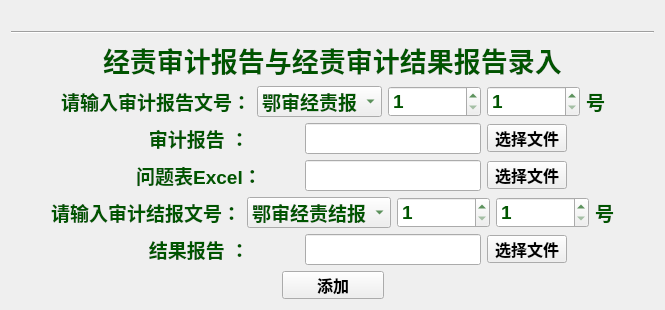
            <widget class="QWidget" name="widget_7" native="true">
             <layout class="QGridLayout" name="gridLayout_16">
              <item row="10" column="0">
               <layout class="QHBoxLayout" name="horizontalLayout_22">
                <item>
                 <spacer name="horizontalSpacer_23">
                  <property name="orientation">
                   <enum>Qt::Horizontal</enum>
                  </property>
                  <property name="sizeHint" stdset="0">
                   <size>
                    <width>40</width>
                    <height>20</height>
                   </size>
                  </property>
                 </spacer>
                </item>
                <item>
                 <widget class="QPushButton" name="pushButton_add_sjbg">
                  <property name="minimumSize">
                   <size>
                    <width>102</width>
                    <height>28</height>
                   </size>
                  </property>
                  <property name="maximumSize">
                   <size>
                    <width>16777215</width>
                    <height>28</height>
                   </size>
                  </property>
                  <property name="font">
                   <font>
                    <family>Agency FB</family>
                    <pointsize>12</pointsize>
                    <weight>75</weight>
                    <bold>true</bold>
                   </font>
                  </property>
                  <property name="focusPolicy">
                   <enum>Qt::ClickFocus</enum>
                  </property>
                  <property name="text">
                   <string>添加</string>
                  </property>
                 </widget>
                </item>
                <item>
                 <spacer name="horizontalSpacer_24">
                  <property name="orientation">
                   <enum>Qt::Horizontal</enum>
                  </property>
                  <property name="sizeHint" stdset="0">
                   <size>
                    <width>40</width>
                    <height>20</height>
                   </size>
                  </property>
                 </spacer>
                </item>
               </layout>
              </item>
              <item row="1" column="0">
               <widget class="Line" name="line_15">
                <property name="orientation">
                 <enum>Qt::Horizontal</enum>
                </property>
               </widget>
              </item>
              <item row="4" column="0">
               <layout class="QHBoxLayout" name="horizontalLayout_40">
                <item>
                 <spacer name="horizontalSpacer_45">
                  <property name="orientation">
                   <enum>Qt::Horizontal</enum>
                  </property>
                  <property name="sizeHint" stdset="0">
                   <size>
                    <width>40</width>
                    <height>20</height>
                   </size>
                  </property>
                 </spacer>
                </item>
                <item>
                 <widget class="QLabel" name="label_82">
                  <property name="minimumSize">
                   <size>
                    <width>200</width>
                    <height>0</height>
                   </size>
                  </property>
                  <property name="styleSheet">
                   <string notr="true">color: rgb(0, 85, 0);</string>
                  </property>
                  <property name="text">
                   <string>&lt;html&gt;&lt;head/&gt;&lt;body&gt;&lt;p&gt;&lt;span style=&quot; font-size:14pt; font-weight:600;&quot;&gt;审计报告 ：&lt;/span&gt;&lt;/p&gt;&lt;/body&gt;&lt;/html&gt;</string>
                  </property>
                  <property name="alignment">
                   <set>Qt::AlignCenter</set>
                  </property>
                 </widget>
                </item>
                <item>
                 <widget class="QLineEdit" name="lineEdit_file_sjbg">
                  <property name="font">
                   <font>
                    <pointsize>14</pointsize>
                   </font>
                  </property>
                 </widget>
                </item>
                <item>
                 <widget class="QPushButton" name="pushButton_choose_sjbg">
                  <property name="maximumSize">
                   <size>
                    <width>16777215</width>
                    <height>28</height>
                   </size>
                  </property>
                  <property name="font">
                   <font>
                    <family>Agency FB</family>
                    <pointsize>12</pointsize>
                    <weight>75</weight>
                    <bold>true</bold>
                   </font>
                  </property>
                  <property name="focusPolicy">
                   <enum>Qt::ClickFocus</enum>
                  </property>
                  <property name="text">
                   <string>选择文件</string>
                  </property>
                 </widget>
                </item>
                <item>
                 <spacer name="horizontalSpacer_39">
                  <property name="orientation">
                   <enum>Qt::Horizontal</enum>
                  </property>
                  <property name="sizeHint" stdset="0">
                   <size>
                    <width>40</width>
                    <height>20</height>
                   </size>
                  </property>
                 </spacer>
                </item>
               </layout>
              </item>
              <item row="7" column="0">
               <layout class="QHBoxLayout" name="horizontalLayout_41">
                <item>
                 <spacer name="horizontalSpacer_46">
                  <property name="orientation">
                   <enum>Qt::Horizontal</enum>
                  </property>
                  <property name="sizeHint" stdset="0">
                   <size>
                    <width>40</width>
                    <height>20</height>
                   </size>
                  </property>
                 </spacer>
                </item>
                <item>
                 <widget class="QLabel" name="label_83">
                  <property name="minimumSize">
                   <size>
                    <width>200</width>
                    <height>0</height>
                   </size>
                  </property>
                  <property name="styleSheet">
                   <string notr="true">color: rgb(0, 85, 0);</string>
                  </property>
                  <property name="text">
                   <string>&lt;html&gt;&lt;head/&gt;&lt;body&gt;&lt;p&gt;&lt;span style=&quot; font-size:14pt; font-weight:600;&quot;&gt;结果报告 ：&lt;/span&gt;&lt;/p&gt;&lt;/body&gt;&lt;/html&gt;</string>
                  </property>
                  <property name="alignment">
                   <set>Qt::AlignCenter</set>
                  </property>
                 </widget>
                </item>
                <item>
                 <widget class="QLineEdit" name="lineEdit_file_sjjg">
                  <property name="font">
                   <font>
                    <pointsize>14</pointsize>
                   </font>
                  </property>
                 </widget>
                </item>
                <item>
                 <widget class="QPushButton" name="pushButton_choose_sjjg">
                  <property name="maximumSize">
                   <size>
                    <width>16777215</width>
                    <height>28</height>
                   </size>
                  </property>
                  <property name="font">
                   <font>
                    <family>Agency FB</family>
                    <pointsize>12</pointsize>
                    <weight>75</weight>
                    <bold>true</bold>
                   </font>
                  </property>
                  <property name="focusPolicy">
                   <enum>Qt::ClickFocus</enum>
                  </property>
                  <property name="text">
                   <string>选择文件</string>
                  </property>
                 </widget>
                </item>
                <item>
                 <spacer name="horizontalSpacer_40">
                  <property name="orientation">
                   <enum>Qt::Horizontal</enum>
                  </property>
                  <property name="sizeHint" stdset="0">
                   <size>
                    <width>40</width>
                    <height>20</height>
                   </size>
                  </property>
                 </spacer>
                </item>
               </layout>
              </item>
              <item row="2" column="0">
               <layout class="QHBoxLayout" name="horizontalLayout_36">
                <item>
                 <spacer name="horizontalSpacer_31">
                  <property name="orientation">
                   <enum>Qt::Horizontal</enum>
                  </property>
                  <property name="sizeHint" stdset="0">
                   <size>
                    <width>40</width>
                    <height>20</height>
                   </size>
                  </property>
                 </spacer>
                </item>
                <item>
                 <widget class="QLabel" name="label_79">
                  <property name="font">
                   <font>
                    <family>Agency FB</family>
                    <pointsize>20</pointsize>
                    <weight>75</weight>
                    <bold>true</bold>
                   </font>
                  </property>
                  <property name="styleSheet">
                   <string notr="true">color: rgb(0, 85, 0);</string>
                  </property>
                  <property name="text">
                   <string>经责审计报告与经责审计结果报告录入</string>
                  </property>
                 </widget>
                </item>
                <item>
                 <spacer name="horizontalSpacer_32">
                  <property name="orientation">
                   <enum>Qt::Horizontal</enum>
                  </property>
                  <property name="sizeHint" stdset="0">
                   <size>
                    <width>40</width>
                    <height>20</height>
                   </size>
                  </property>
                 </spacer>
                </item>
               </layout>
              </item>
              <item row="6" column="0">
               <layout class="QHBoxLayout" name="horizontalLayout_42">
                <item>
                 <spacer name="horizontalSpacer_47">
                  <property name="orientation">
                   <enum>Qt::Horizontal</enum>
                  </property>
                  <property name="sizeHint" stdset="0">
                   <size>
                    <width>40</width>
                    <height>20</height>
                   </size>
                  </property>
                 </spacer>
                </item>
                <item>
                 <widget class="QLabel" name="label_88">
                  <property name="styleSheet">
                   <string notr="true">color: rgb(0, 85, 0);</string>
                  </property>
                  <property name="text">
                   <string>&lt;html&gt;&lt;head/&gt;&lt;body&gt;&lt;p&gt;&lt;span style=&quot; font-size:14pt; font-weight:600;&quot;&gt;请输入审计结报文号：&lt;/span&gt;&lt;/p&gt;&lt;/body&gt;&lt;/html&gt;</string>
                  </property>
                  <property name="alignment">
                   <set>Qt::AlignCenter</set>
                  </property>
                 </widget>
                </item>
                <item>
                 <widget class="QComboBox" name="comboBox_sjjg">
                  <property name="maximumSize">
                   <size>
                    <width>200</width>
                    <height>16777215</height>
                   </size>
                  </property>
                  <property name="font">
                   <font>
                    <pointsize>14</pointsize>
                    <weight>75</weight>
                    <bold>true</bold>
                   </font>
                  </property>
                  <property name="styleSheet">
                   <string notr="true">color: rgb(0, 85, 0);</string>
                  </property>
                  <item>
                   <property name="text">
                    <string>鄂审经责结报</string>
                   </property>
                  </item>
                 </widget>
                </item>
                <item>
                 <widget class="QSpinBox" name="spinBox_sjjg_year">
                  <property name="minimumSize">
                   <size>
                    <width>0</width>
                    <height>28</height>
                   </size>
                  </property>
                  <property name="maximumSize">
                   <size>
                    <width>100</width>
                    <height>16777215</height>
                   </size>
                  </property>
                  <property name="font">
                   <font>
                    <pointsize>14</pointsize>
                    <weight>75</weight>
                    <bold>true</bold>
                   </font>
                  </property>
                  <property name="styleSheet">
                   <string notr="true">color: rgb(0, 85, 0);</string>
                  </property>
                  <property name="minimum">
                   <number>1</number>
                  </property>
                  <property name="maximum">
                   <number>100000</number>
                  </property>
                 </widget>
                </item>
                <item>
                 <widget class="QSpinBox" name="spinBox_sjjg_num">
                  <property name="minimumSize">
                   <size>
                    <width>0</width>
                    <height>28</height>
                   </size>
                  </property>
                  <property name="maximumSize">
                   <size>
                    <width>100</width>
                    <height>16777215</height>
                   </size>
                  </property>
                  <property name="font">
                   <font>
                    <pointsize>14</pointsize>
                    <weight>75</weight>
                    <bold>true</bold>
                   </font>
                  </property>
                  <property name="styleSheet">
                   <string notr="true">color: rgb(0, 85, 0);</string>
                  </property>
                  <property name="minimum">
                   <number>1</number>
                  </property>
                  <property name="maximum">
                   <number>100000</number>
                  </property>
                 </widget>
                </item>
                <item>
                 <widget class="QLabel" name="label_89">
                  <property name="styleSheet">
                   <string notr="true">color: rgb(0, 85, 0);</string>
                  </property>
                  <property name="text">
                   <string>&lt;html&gt;&lt;head/&gt;&lt;body&gt;&lt;p&gt;&lt;span style=&quot; font-size:14pt; font-weight:600;&quot;&gt;号&lt;/span&gt;&lt;/p&gt;&lt;/body&gt;&lt;/html&gt;</string>
                  </property>
                 </widget>
                </item>
                <item>
                 <spacer name="horizontalSpacer_51">
                  <property name="orientation">
                   <enum>Qt::Horizontal</enum>
                  </property>
                  <property name="sizeHint" stdset="0">
                   <size>
                    <width>40</width>
                    <height>20</height>
                   </size>
                  </property>
                 </spacer>
                </item>
               </layout>
              </item>
              <item row="3" column="0">
               <layout class="QHBoxLayout" name="horizontalLayout_39">
                <item>
                 <spacer name="horizontalSpacer_44">
                  <property name="orientation">
                   <enum>Qt::Horizontal</enum>
                  </property>
                  <property name="sizeHint" stdset="0">
                   <size>
                    <width>40</width>
                    <height>20</height>
                   </size>
                  </property>
                 </spacer>
                </item>
                <item>
                 <widget class="QLabel" name="label_80">
                  <property name="styleSheet">
                   <string notr="true">color: rgb(0, 85, 0);</string>
                  </property>
                  <property name="text">
                   <string>&lt;html&gt;&lt;head/&gt;&lt;body&gt;&lt;p&gt;&lt;span style=&quot; font-size:14pt; font-weight:600;&quot;&gt;请输入审计报告文号：&lt;/span&gt;&lt;/p&gt;&lt;/body&gt;&lt;/html&gt;</string>
                  </property>
                  <property name="alignment">
                   <set>Qt::AlignCenter</set>
                  </property>
                 </widget>
                </item>
                <item>
                 <widget class="QComboBox" name="comboBox_sjbg">
                  <property name="maximumSize">
                   <size>
                    <width>200</width>
                    <height>16777215</height>
                   </size>
                  </property>
                  <property name="font">
                   <font>
                    <pointsize>14</pointsize>
                    <weight>75</weight>
                    <bold>true</bold>
                   </font>
                  </property>
                  <property name="styleSheet">
                   <string notr="true">color: rgb(0, 85, 0);</string>
                  </property>
                  <item>
                   <property name="text">
                    <string>鄂审经责报</string>
                   </property>
                  </item>
                 </widget>
                </item>
                <item>
                 <widget class="QSpinBox" name="spinBox_sjbg_year">
                  <property name="minimumSize">
                   <size>
                    <width>0</width>
                    <height>28</height>
                   </size>
                  </property>
                  <property name="maximumSize">
                   <size>
                    <width>100</width>
                    <height>16777215</height>
                   </size>
                  </property>
                  <property name="font">
                   <font>
                    <pointsize>14</pointsize>
                    <weight>75</weight>
                    <bold>true</bold>
                   </font>
                  </property>
                  <property name="styleSheet">
                   <string notr="true">color: rgb(0, 85, 0);</string>
                  </property>
                  <property name="minimum">
                   <number>1</number>
                  </property>
                  <property name="maximum">
                   <number>100000</number>
                  </property>
                 </widget>
                </item>
                <item>
                 <widget class="QSpinBox" name="spinBox_sjbg_num">
                  <property name="minimumSize">
                   <size>
                    <width>0</width>
                    <height>28</height>
                   </size>
                  </property>
                  <property name="maximumSize">
                   <size>
                    <width>100</width>
                    <height>16777215</height>
                   </size>
                  </property>
                  <property name="font">
                   <font>
                    <pointsize>14</pointsize>
                    <weight>75</weight>
                    <bold>true</bold>
                   </font>
                  </property>
                  <property name="styleSheet">
                   <string notr="true">color: rgb(0, 85, 0);</string>
                  </property>
                  <property name="minimum">
                   <number>1</number>
                  </property>
                  <property name="maximum">
                   <number>100000</number>
                  </property>
                 </widget>
                </item>
                <item>
                 <widget class="QLabel" name="label_81">
                  <property name="styleSheet">
                   <string notr="true">color: rgb(0, 85, 0);</string>
                  </property>
                  <property name="text">
                   <string>&lt;html&gt;&lt;head/&gt;&lt;body&gt;&lt;p&gt;&lt;span style=&quot; font-size:14pt; font-weight:600;&quot;&gt;号&lt;/span&gt;&lt;/p&gt;&lt;/body&gt;&lt;/html&gt;</string>
                  </property>
                 </widget>
                </item>
                <item>
                 <spacer name="horizontalSpacer_38">
                  <property name="orientation">
                   <enum>Qt::Horizontal</enum>
                  </property>
                  <property name="sizeHint" stdset="0">
                   <size>
                    <width>40</width>
                    <height>20</height>
                   </size>
                  </property>
                 </spacer>
                </item>
               </layout>
              </item>
              <item row="0" column="0">
               <spacer name="horizontalSpacer_57">
                <property name="orientation">
                 <enum>Qt::Horizontal</enum>
                </property>
                <property name="sizeHint" stdset="0">
                 <size>
                  <width>40</width>
                  <height>20</height>
                 </size>
                </property>
               </spacer>
              </item>
              <item row="5" column="0">
               <layout class="QHBoxLayout" name="horizontalLayout_32">
                <item>
                 <spacer name="horizontalSpacer_48">
                  <property name="orientation">
                   <enum>Qt::Horizontal</enum>
                  </property>
                  <property name="sizeHint" stdset="0">
                   <size>
                    <width>40</width>
                    <height>20</height>
                   </size>
                  </property>
                 </spacer>
                </item>
                <item>
                 <widget class="QLabel" name="label_72">
                  <property name="minimumSize">
                   <size>
                    <width>200</width>
                    <height>0</height>
                   </size>
                  </property>
                  <property name="styleSheet">
                   <string notr="true">color: rgb(0, 85, 0);</string>
                  </property>
                  <property name="text">
                   <string>&lt;html&gt;&lt;head/&gt;&lt;body&gt;&lt;p&gt;&lt;span style=&quot; font-size:14pt; font-weight:600;&quot;&gt;问题表Excel：&lt;/span&gt;&lt;/p&gt;&lt;/body&gt;&lt;/html&gt;</string>
                  </property>
                  <property name="alignment">
                   <set>Qt::AlignCenter</set>
                  </property>
                 </widget>
                </item>
                <item>
                 <widget class="QLineEdit" name="lineEdit_file_excel_2">
                  <property name="font">
                   <font>
                    <pointsize>14</pointsize>
                   </font>
                  </property>
                 </widget>
                </item>
                <item>
                 <widget class="QPushButton" name="pushButton_choose_excel_2">
                  <property name="maximumSize">
                   <size>
                    <width>16777215</width>
                    <height>28</height>
                   </size>
                  </property>
                  <property name="font">
                   <font>
                    <family>Agency FB</family>
                    <pointsize>12</pointsize>
                    <weight>75</weight>
                    <bold>true</bold>
                   </font>
                  </property>
                  <property name="focusPolicy">
                   <enum>Qt::ClickFocus</enum>
                  </property>
                  <property name="text">
                   <string>选择文件</string>
                  </property>
                 </widget>
                </item>
                <item>
                 <spacer name="horizontalSpacer_41">
                  <property name="orientation">
                   <enum>Qt::Horizontal</enum>
                  </property>
                  <property name="sizeHint" stdset="0">
                   <size>
                    <width>40</width>
                    <height>20</height>
                   </size>
                  </property>
                 </spacer>
                </item>
               </layout>
              </item>
             </layout>
            </widget>
